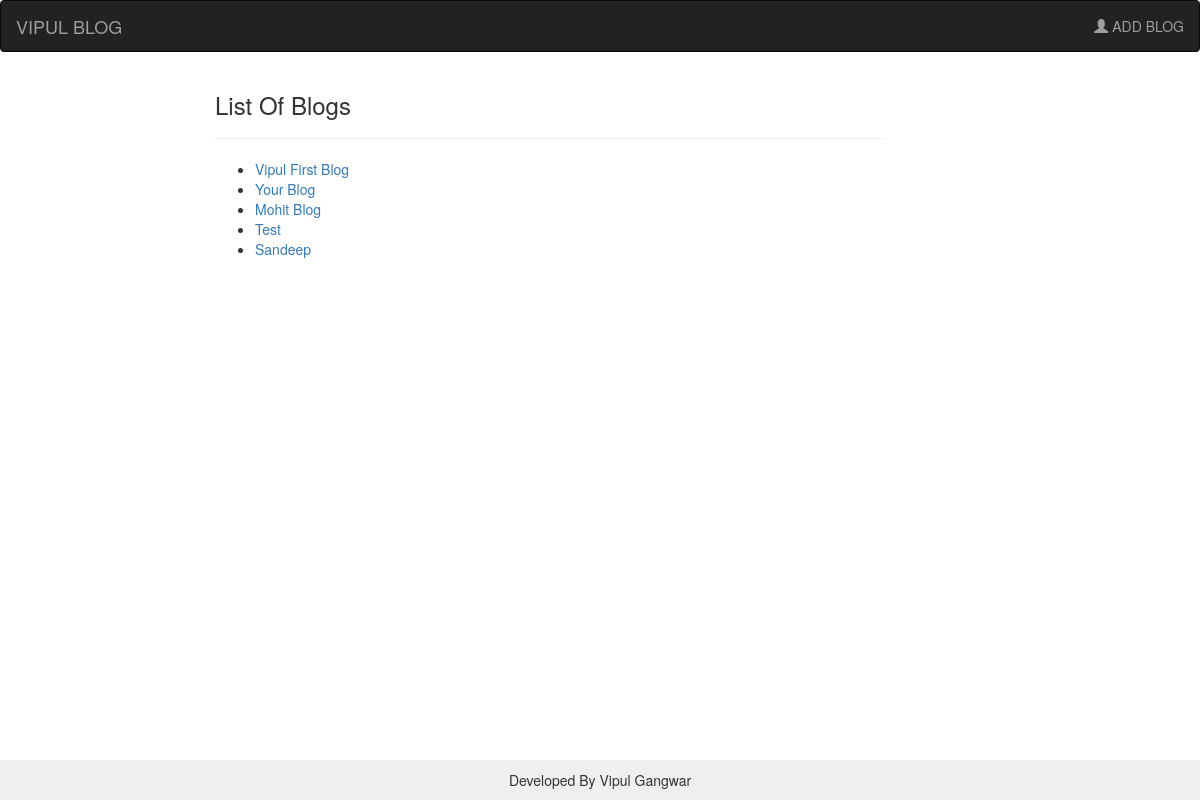
The page / on the database its author committed.
### blog/models.py (models this page shows, shortened)
class Blog(models.Model):
    blog_title = models.CharField(max_length=500)
    sub_title = models.CharField(max_length=100)
    body = models.TextField()

### blog/views.py (the view)
# urls.py: url(r'^$',views.IndexView.as_view(), name='index'),
class IndexView(generic.ListView):
    template_name = 'blog/index.html'
    context_object_name = 'all_blog'
    def get_queryset(self):
        return Blog.objects.all()

### blog/templates/blog/index.html
{% extends 'blog/base.html' %}
{% block content %}
<div class="col-sm-offset-2 col-sm-7">
<h3> List Of Blogs </h3><hr>
    {% if all_blog %}
      <ul>
          {% for blog in all_blog %}
          <li>
              <a href="/blog/{{ blog.id }}/">{{ blog.blog_title }}</a>
          </li>
          {% endfor %}
      </ul>
    {% else %}
    <h2> sorry </h2>
{% endif %}
</div>
{% endblock %}

### blog/templates/blog/base.html (shortened to what this page needs)
<!DOCTYPE html>
<html lang="en">
<head>
  <link rel="stylesheet" href="https://maxcdn.bootstrapcdn.com/bootstrap/3.3.7/css/bootstrap.min.css">
</head>
<body>
<nav class="navbar navbar-inverse">
  <div class="container-fluid">
    <div class="navbar-header">
      <a class="navbar-brand" href="/">VIPUL BLOG</a>
    </div>
    <ul class="nav navbar-nav navbar-right">
      <li><a href="{% url 'blog:blog_add' %}"><span class="glyphicon glyphicon-user"></span> ADD BLOG </a></li>
    </ul>
  </div>
</nav>
<body>
{% block content %}
{% endblock %}
</body>
<div class="footer">Developed By Vipul Gangwar</div>

### blog/templates/blog/base.html (style rules this page uses)
.footer { position: absolute; right: 0; bottom: 0; left: 0; padding: 1rem; background-color: #efefef; text-align: center; }

### rows shown on the page
Blog: blog_title "Vipul First Blog"
Blog: blog_title "Your Blog"
Blog: blog_title "Mohit Blog"
Blog: blog_title "Test"
Blog: blog_title "Sandeep"
